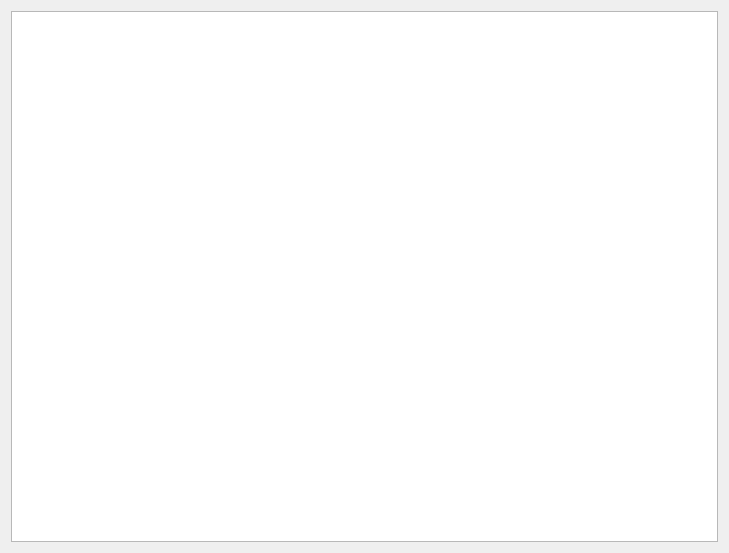
<?xml version="1.0" encoding="UTF-8"?>
<ui version="4.0">
 <class>Dialog</class>
 <widget class="QDialog" name="Dialog">
  <property name="geometry">
   <rect>
    <x>0</x>
    <y>0</y>
    <width>729</width>
    <height>553</height>
   </rect>
  </property>
  <property name="windowTitle">
   <string>Dialog</string>
  </property>
  <layout class="QGridLayout" name="gridLayout">
   <item row="0" column="0">
    <widget class="QTextBrowser" name="textBrowser"/>
   </item>
  </layout>
 </widget>
 <resources/>
 <connections/>
</ui>
